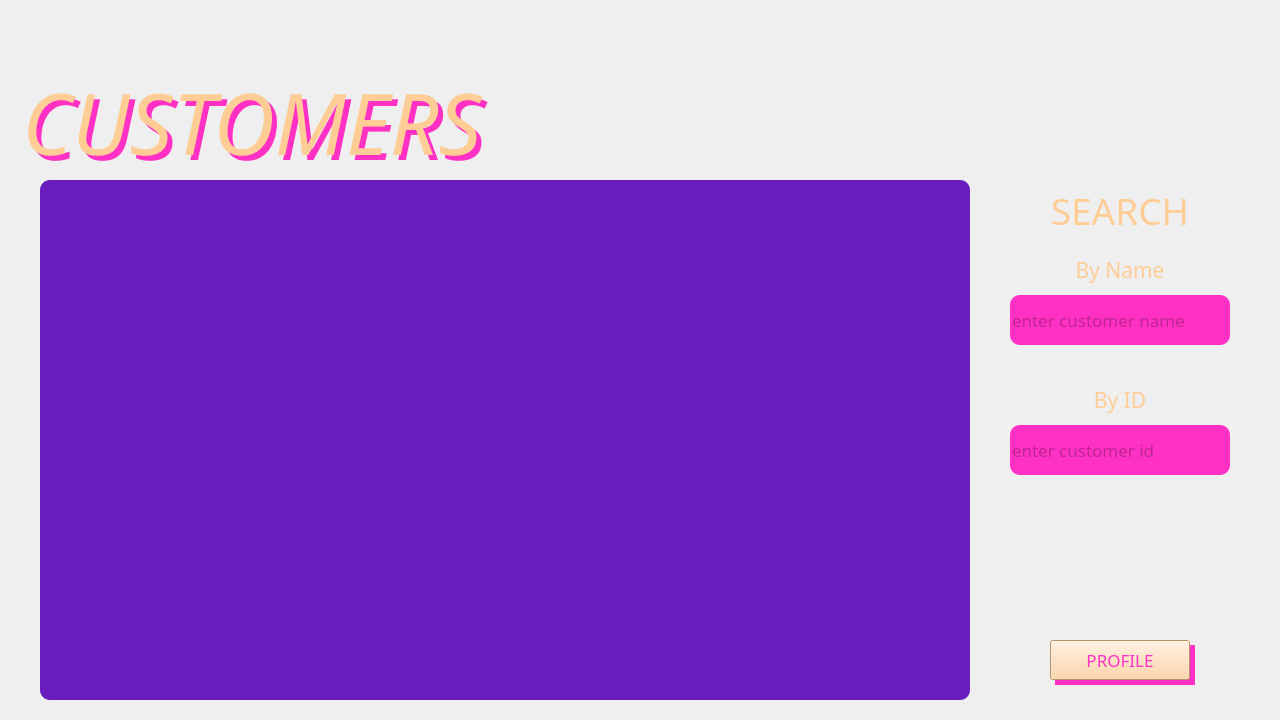
<?xml version="1.0" encoding="UTF-8"?>
<ui version="4.0">
 <class>employeeCustomers</class>
 <widget class="QMainWindow" name="employeeCustomers">
  <property name="geometry">
   <rect>
    <x>0</x>
    <y>0</y>
    <width>1280</width>
    <height>720</height>
   </rect>
  </property>
  <property name="windowTitle">
   <string>Customers</string>
  </property>
  <widget class="QWidget" name="centralwidget">
   <widget class="QLabel" name="labelBackground">
    <property name="geometry">
     <rect>
      <x>0</x>
      <y>0</y>
      <width>1280</width>
      <height>720</height>
     </rect>
    </property>
    <property name="text">
     <string/>
    </property>
    <property name="pixmap">
     <pixmap>Images/Mesa de trabajo 1.png</pixmap><!--<a href="https://www.freepik.com/free-photos-vectors/background">Background vector created by pikisuperstar - www.freepik.com</a>-->
    </property>
    <property name="scaledContents">
     <bool>true</bool>
    </property>
   </widget>
   <widget class="QLabel" name="labelCustomers">
    <property name="geometry">
     <rect>
      <x>0</x>
      <y>50</y>
      <width>1280</width>
      <height>130</height>
     </rect>
    </property>
    <property name="palette">
     <palette>
      <active>
       <colorrole role="WindowText">
        <brush brushstyle="SolidPattern">
         <color alpha="255">
          <red>254</red>
          <green>205</green>
          <blue>150</blue>
         </color>
        </brush>
       </colorrole>
      </active>
      <inactive>
       <colorrole role="WindowText">
        <brush brushstyle="SolidPattern">
         <color alpha="255">
          <red>254</red>
          <green>205</green>
          <blue>150</blue>
         </color>
        </brush>
       </colorrole>
      </inactive>
      <disabled>
       <colorrole role="WindowText">
        <brush brushstyle="SolidPattern">
         <color alpha="255">
          <red>120</red>
          <green>120</green>
          <blue>120</blue>
         </color>
        </brush>
       </colorrole>
      </disabled>
     </palette>
    </property>
    <property name="font">
     <font>
      <family>Josefin Sans SemiBold</family>
      <pointsize>64</pointsize>
      <weight>50</weight>
      <italic>true</italic>
      <bold>false</bold>
      <kerning>true</kerning>
     </font>
    </property>
    <property name="text">
     <string> CUSTOMERS </string>
    </property>
    <property name="scaledContents">
     <bool>false</bool>
    </property>
    <property name="alignment">
     <set>Qt::AlignBottom|Qt::AlignLeading|Qt::AlignLeft</set>
    </property>
   </widget>
   <widget class="QLabel" name="labelCustomersShadow">
    <property name="geometry">
     <rect>
      <x>5</x>
      <y>55</y>
      <width>1280</width>
      <height>130</height>
     </rect>
    </property>
    <property name="palette">
     <palette>
      <active>
       <colorrole role="WindowText">
        <brush brushstyle="SolidPattern">
         <color alpha="255">
          <red>255</red>
          <green>49</green>
          <blue>196</blue>
         </color>
        </brush>
       </colorrole>
      </active>
      <inactive>
       <colorrole role="WindowText">
        <brush brushstyle="SolidPattern">
         <color alpha="255">
          <red>255</red>
          <green>49</green>
          <blue>196</blue>
         </color>
        </brush>
       </colorrole>
      </inactive>
      <disabled>
       <colorrole role="WindowText">
        <brush brushstyle="SolidPattern">
         <color alpha="255">
          <red>120</red>
          <green>120</green>
          <blue>120</blue>
         </color>
        </brush>
       </colorrole>
      </disabled>
     </palette>
    </property>
    <property name="font">
     <font>
      <family>Josefin Sans SemiBold</family>
      <pointsize>64</pointsize>
      <weight>50</weight>
      <italic>true</italic>
      <bold>false</bold>
      <kerning>true</kerning>
     </font>
    </property>
    <property name="text">
     <string> CUSTOMERS </string>
    </property>
    <property name="scaledContents">
     <bool>false</bool>
    </property>
    <property name="alignment">
     <set>Qt::AlignBottom|Qt::AlignLeading|Qt::AlignLeft</set>
    </property>
   </widget>
   <widget class="QPushButton" name="pushButtonProfile">
    <property name="geometry">
     <rect>
      <x>1050</x>
      <y>640</y>
      <width>140</width>
      <height>40</height>
     </rect>
    </property>
    <property name="palette">
     <palette>
      <active>
       <colorrole role="WindowText">
        <brush brushstyle="SolidPattern">
         <color alpha="255">
          <red>255</red>
          <green>49</green>
          <blue>196</blue>
         </color>
        </brush>
       </colorrole>
       <colorrole role="Button">
        <brush brushstyle="SolidPattern">
         <color alpha="255">
          <red>254</red>
          <green>205</green>
          <blue>150</blue>
         </color>
        </brush>
       </colorrole>
       <colorrole role="Text">
        <brush brushstyle="SolidPattern">
         <color alpha="255">
          <red>255</red>
          <green>49</green>
          <blue>196</blue>
         </color>
        </brush>
       </colorrole>
       <colorrole role="ButtonText">
        <brush brushstyle="SolidPattern">
         <color alpha="255">
          <red>255</red>
          <green>49</green>
          <blue>196</blue>
         </color>
        </brush>
       </colorrole>
       <colorrole role="Base">
        <brush brushstyle="SolidPattern">
         <color alpha="255">
          <red>254</red>
          <green>205</green>
          <blue>150</blue>
         </color>
        </brush>
       </colorrole>
       <colorrole role="Window">
        <brush brushstyle="SolidPattern">
         <color alpha="255">
          <red>254</red>
          <green>205</green>
          <blue>150</blue>
         </color>
        </brush>
       </colorrole>
       <colorrole role="PlaceholderText">
        <brush brushstyle="SolidPattern">
         <color alpha="128">
          <red>255</red>
          <green>49</green>
          <blue>196</blue>
         </color>
        </brush>
       </colorrole>
      </active>
      <inactive>
       <colorrole role="WindowText">
        <brush brushstyle="SolidPattern">
         <color alpha="255">
          <red>255</red>
          <green>49</green>
          <blue>196</blue>
         </color>
        </brush>
       </colorrole>
       <colorrole role="Button">
        <brush brushstyle="SolidPattern">
         <color alpha="255">
          <red>254</red>
          <green>205</green>
          <blue>150</blue>
         </color>
        </brush>
       </colorrole>
       <colorrole role="Text">
        <brush brushstyle="SolidPattern">
         <color alpha="255">
          <red>255</red>
          <green>49</green>
          <blue>196</blue>
         </color>
        </brush>
       </colorrole>
       <colorrole role="ButtonText">
        <brush brushstyle="SolidPattern">
         <color alpha="255">
          <red>255</red>
          <green>49</green>
          <blue>196</blue>
         </color>
        </brush>
       </colorrole>
       <colorrole role="Base">
        <brush brushstyle="SolidPattern">
         <color alpha="255">
          <red>254</red>
          <green>205</green>
          <blue>150</blue>
         </color>
        </brush>
       </colorrole>
       <colorrole role="Window">
        <brush brushstyle="SolidPattern">
         <color alpha="255">
          <red>254</red>
          <green>205</green>
          <blue>150</blue>
         </color>
        </brush>
       </colorrole>
       <colorrole role="PlaceholderText">
        <brush brushstyle="SolidPattern">
         <color alpha="128">
          <red>255</red>
          <green>49</green>
          <blue>196</blue>
         </color>
        </brush>
       </colorrole>
      </inactive>
      <disabled>
       <colorrole role="WindowText">
        <brush brushstyle="SolidPattern">
         <color alpha="255">
          <red>120</red>
          <green>120</green>
          <blue>120</blue>
         </color>
        </brush>
       </colorrole>
       <colorrole role="Button">
        <brush brushstyle="SolidPattern">
         <color alpha="255">
          <red>254</red>
          <green>205</green>
          <blue>150</blue>
         </color>
        </brush>
       </colorrole>
       <colorrole role="Text">
        <brush brushstyle="SolidPattern">
         <color alpha="255">
          <red>120</red>
          <green>120</green>
          <blue>120</blue>
         </color>
        </brush>
       </colorrole>
       <colorrole role="ButtonText">
        <brush brushstyle="SolidPattern">
         <color alpha="255">
          <red>120</red>
          <green>120</green>
          <blue>120</blue>
         </color>
        </brush>
       </colorrole>
       <colorrole role="Base">
        <brush brushstyle="SolidPattern">
         <color alpha="255">
          <red>254</red>
          <green>205</green>
          <blue>150</blue>
         </color>
        </brush>
       </colorrole>
       <colorrole role="Window">
        <brush brushstyle="SolidPattern">
         <color alpha="255">
          <red>254</red>
          <green>205</green>
          <blue>150</blue>
         </color>
        </brush>
       </colorrole>
       <colorrole role="PlaceholderText">
        <brush brushstyle="SolidPattern">
         <color alpha="128">
          <red>0</red>
          <green>0</green>
          <blue>0</blue>
         </color>
        </brush>
       </colorrole>
      </disabled>
     </palette>
    </property>
    <property name="font">
     <font>
      <family>Josefin Sans</family>
      <pointsize>13</pointsize>
     </font>
    </property>
    <property name="styleSheet">
     <string notr="true">background-color: rgb(254, 205, 150);</string>
    </property>
    <property name="text">
     <string>PROFILE</string>
    </property>
    <property name="checkable">
     <bool>false</bool>
    </property>
   </widget>
   <widget class="QLabel" name="labelPushButtonProfileShadow">
    <property name="geometry">
     <rect>
      <x>1055</x>
      <y>645</y>
      <width>140</width>
      <height>40</height>
     </rect>
    </property>
    <property name="styleSheet">
     <string notr="true">background-color: rgb(255, 49, 196);</string>
    </property>
    <property name="text">
     <string/>
    </property>
   </widget>
   <widget class="QTableWidget" name="tableWidgetCustomers">
    <property name="enabled">
     <bool>true</bool>
    </property>
    <property name="geometry">
     <rect>
      <x>40</x>
      <y>180</y>
      <width>930</width>
      <height>520</height>
     </rect>
    </property>
    <property name="palette">
     <palette>
      <active>
       <colorrole role="WindowText">
        <brush brushstyle="SolidPattern">
         <color alpha="255">
          <red>151</red>
          <green>250</green>
          <blue>252</blue>
         </color>
        </brush>
       </colorrole>
       <colorrole role="Button">
        <brush brushstyle="SolidPattern">
         <color alpha="255">
          <red>103</red>
          <green>30</green>
          <blue>189</blue>
         </color>
        </brush>
       </colorrole>
       <colorrole role="Text">
        <brush brushstyle="SolidPattern">
         <color alpha="255">
          <red>151</red>
          <green>250</green>
          <blue>252</blue>
         </color>
        </brush>
       </colorrole>
       <colorrole role="ButtonText">
        <brush brushstyle="SolidPattern">
         <color alpha="255">
          <red>151</red>
          <green>250</green>
          <blue>252</blue>
         </color>
        </brush>
       </colorrole>
       <colorrole role="Base">
        <brush brushstyle="SolidPattern">
         <color alpha="255">
          <red>103</red>
          <green>30</green>
          <blue>189</blue>
         </color>
        </brush>
       </colorrole>
       <colorrole role="Window">
        <brush brushstyle="SolidPattern">
         <color alpha="255">
          <red>103</red>
          <green>30</green>
          <blue>189</blue>
         </color>
        </brush>
       </colorrole>
       <colorrole role="ToolTipText">
        <brush brushstyle="SolidPattern">
         <color alpha="255">
          <red>151</red>
          <green>250</green>
          <blue>252</blue>
         </color>
        </brush>
       </colorrole>
       <colorrole role="PlaceholderText">
        <brush brushstyle="SolidPattern">
         <color alpha="128">
          <red>151</red>
          <green>250</green>
          <blue>252</blue>
         </color>
        </brush>
       </colorrole>
      </active>
      <inactive>
       <colorrole role="WindowText">
        <brush brushstyle="SolidPattern">
         <color alpha="255">
          <red>151</red>
          <green>250</green>
          <blue>252</blue>
         </color>
        </brush>
       </colorrole>
       <colorrole role="Button">
        <brush brushstyle="SolidPattern">
         <color alpha="255">
          <red>103</red>
          <green>30</green>
          <blue>189</blue>
         </color>
        </brush>
       </colorrole>
       <colorrole role="Text">
        <brush brushstyle="SolidPattern">
         <color alpha="255">
          <red>151</red>
          <green>250</green>
          <blue>252</blue>
         </color>
        </brush>
       </colorrole>
       <colorrole role="ButtonText">
        <brush brushstyle="SolidPattern">
         <color alpha="255">
          <red>151</red>
          <green>250</green>
          <blue>252</blue>
         </color>
        </brush>
       </colorrole>
       <colorrole role="Base">
        <brush brushstyle="SolidPattern">
         <color alpha="255">
          <red>103</red>
          <green>30</green>
          <blue>189</blue>
         </color>
        </brush>
       </colorrole>
       <colorrole role="Window">
        <brush brushstyle="SolidPattern">
         <color alpha="255">
          <red>103</red>
          <green>30</green>
          <blue>189</blue>
         </color>
        </brush>
       </colorrole>
       <colorrole role="ToolTipText">
        <brush brushstyle="SolidPattern">
         <color alpha="255">
          <red>151</red>
          <green>250</green>
          <blue>252</blue>
         </color>
        </brush>
       </colorrole>
       <colorrole role="PlaceholderText">
        <brush brushstyle="SolidPattern">
         <color alpha="128">
          <red>151</red>
          <green>250</green>
          <blue>252</blue>
         </color>
        </brush>
       </colorrole>
      </inactive>
      <disabled>
       <colorrole role="WindowText">
        <brush brushstyle="SolidPattern">
         <color alpha="255">
          <red>120</red>
          <green>120</green>
          <blue>120</blue>
         </color>
        </brush>
       </colorrole>
       <colorrole role="Button">
        <brush brushstyle="SolidPattern">
         <color alpha="255">
          <red>103</red>
          <green>30</green>
          <blue>189</blue>
         </color>
        </brush>
       </colorrole>
       <colorrole role="Text">
        <brush brushstyle="SolidPattern">
         <color alpha="255">
          <red>120</red>
          <green>120</green>
          <blue>120</blue>
         </color>
        </brush>
       </colorrole>
       <colorrole role="ButtonText">
        <brush brushstyle="SolidPattern">
         <color alpha="255">
          <red>120</red>
          <green>120</green>
          <blue>120</blue>
         </color>
        </brush>
       </colorrole>
       <colorrole role="Base">
        <brush brushstyle="SolidPattern">
         <color alpha="255">
          <red>103</red>
          <green>30</green>
          <blue>189</blue>
         </color>
        </brush>
       </colorrole>
       <colorrole role="Window">
        <brush brushstyle="SolidPattern">
         <color alpha="255">
          <red>103</red>
          <green>30</green>
          <blue>189</blue>
         </color>
        </brush>
       </colorrole>
       <colorrole role="ToolTipText">
        <brush brushstyle="SolidPattern">
         <color alpha="255">
          <red>151</red>
          <green>250</green>
          <blue>252</blue>
         </color>
        </brush>
       </colorrole>
       <colorrole role="PlaceholderText">
        <brush brushstyle="SolidPattern">
         <color alpha="128">
          <red>0</red>
          <green>0</green>
          <blue>0</blue>
         </color>
        </brush>
       </colorrole>
      </disabled>
     </palette>
    </property>
    <property name="font">
     <font>
      <family>Josefin Sans</family>
      <pointsize>13</pointsize>
     </font>
    </property>
    <property name="mouseTracking">
     <bool>true</bool>
    </property>
    <property name="styleSheet">
     <string notr="true">background-color: rgb(103, 30, 189);
border-radius: 10px</string>
    </property>
    <property name="lineWidth">
     <number>5</number>
    </property>
    <property name="sizeAdjustPolicy">
     <enum>QAbstractScrollArea::AdjustToContentsOnFirstShow</enum>
    </property>
    <property name="editTriggers">
     <set>QAbstractItemView::NoEditTriggers</set>
    </property>
    <property name="gridStyle">
     <enum>Qt::NoPen</enum>
    </property>
    <property name="wordWrap">
     <bool>true</bool>
    </property>
    <property name="cornerButtonEnabled">
     <bool>true</bool>
    </property>
   </widget>
   <widget class="QLabel" name="labelSearch">
    <property name="geometry">
     <rect>
      <x>1010</x>
      <y>180</y>
      <width>220</width>
      <height>61</height>
     </rect>
    </property>
    <property name="font">
     <font>
      <family>Josefin Sans</family>
      <pointsize>28</pointsize>
     </font>
    </property>
    <property name="styleSheet">
     <string notr="true">color: rgb(254, 205, 150);</string>
    </property>
    <property name="text">
     <string> SEARCH </string>
    </property>
    <property name="alignment">
     <set>Qt::AlignCenter</set>
    </property>
   </widget>
   <widget class="QLabel" name="labelByName">
    <property name="geometry">
     <rect>
      <x>1010</x>
      <y>250</y>
      <width>220</width>
      <height>40</height>
     </rect>
    </property>
    <property name="font">
     <font>
      <family>Josefin Sans SemiBold</family>
      <pointsize>16</pointsize>
      <weight>50</weight>
      <bold>false</bold>
     </font>
    </property>
    <property name="styleSheet">
     <string notr="true">color: rgb(254, 205, 150);</string>
    </property>
    <property name="text">
     <string>By Name</string>
    </property>
    <property name="alignment">
     <set>Qt::AlignCenter</set>
    </property>
   </widget>
   <widget class="QLabel" name="labelById">
    <property name="geometry">
     <rect>
      <x>1010</x>
      <y>380</y>
      <width>220</width>
      <height>40</height>
     </rect>
    </property>
    <property name="font">
     <font>
      <family>Josefin Sans SemiBold</family>
      <pointsize>16</pointsize>
      <weight>50</weight>
      <bold>false</bold>
     </font>
    </property>
    <property name="styleSheet">
     <string notr="true">color: rgb(254, 205, 150);</string>
    </property>
    <property name="text">
     <string>By ID</string>
    </property>
    <property name="alignment">
     <set>Qt::AlignCenter</set>
    </property>
   </widget>
   <widget class="QLineEdit" name="lineEditSearchByName">
    <property name="geometry">
     <rect>
      <x>1010</x>
      <y>295</y>
      <width>220</width>
      <height>50</height>
     </rect>
    </property>
    <property name="palette">
     <palette>
      <active>
       <colorrole role="WindowText">
        <brush brushstyle="SolidPattern">
         <color alpha="255">
          <red>127</red>
          <green>24</green>
          <blue>98</blue>
         </color>
        </brush>
       </colorrole>
       <colorrole role="Button">
        <brush brushstyle="SolidPattern">
         <color alpha="255">
          <red>255</red>
          <green>49</green>
          <blue>196</blue>
         </color>
        </brush>
       </colorrole>
       <colorrole role="Text">
        <brush brushstyle="SolidPattern">
         <color alpha="255">
          <red>127</red>
          <green>24</green>
          <blue>98</blue>
         </color>
        </brush>
       </colorrole>
       <colorrole role="ButtonText">
        <brush brushstyle="SolidPattern">
         <color alpha="255">
          <red>127</red>
          <green>24</green>
          <blue>98</blue>
         </color>
        </brush>
       </colorrole>
       <colorrole role="Base">
        <brush brushstyle="SolidPattern">
         <color alpha="255">
          <red>255</red>
          <green>49</green>
          <blue>196</blue>
         </color>
        </brush>
       </colorrole>
       <colorrole role="Window">
        <brush brushstyle="SolidPattern">
         <color alpha="255">
          <red>255</red>
          <green>49</green>
          <blue>196</blue>
         </color>
        </brush>
       </colorrole>
       <colorrole role="PlaceholderText">
        <brush brushstyle="SolidPattern">
         <color alpha="128">
          <red>127</red>
          <green>24</green>
          <blue>98</blue>
         </color>
        </brush>
       </colorrole>
      </active>
      <inactive>
       <colorrole role="WindowText">
        <brush brushstyle="SolidPattern">
         <color alpha="255">
          <red>127</red>
          <green>24</green>
          <blue>98</blue>
         </color>
        </brush>
       </colorrole>
       <colorrole role="Button">
        <brush brushstyle="SolidPattern">
         <color alpha="255">
          <red>255</red>
          <green>49</green>
          <blue>196</blue>
         </color>
        </brush>
       </colorrole>
       <colorrole role="Text">
        <brush brushstyle="SolidPattern">
         <color alpha="255">
          <red>127</red>
          <green>24</green>
          <blue>98</blue>
         </color>
        </brush>
       </colorrole>
       <colorrole role="ButtonText">
        <brush brushstyle="SolidPattern">
         <color alpha="255">
          <red>127</red>
          <green>24</green>
          <blue>98</blue>
         </color>
        </brush>
       </colorrole>
       <colorrole role="Base">
        <brush brushstyle="SolidPattern">
         <color alpha="255">
          <red>255</red>
          <green>49</green>
          <blue>196</blue>
         </color>
        </brush>
       </colorrole>
       <colorrole role="Window">
        <brush brushstyle="SolidPattern">
         <color alpha="255">
          <red>255</red>
          <green>49</green>
          <blue>196</blue>
         </color>
        </brush>
       </colorrole>
       <colorrole role="PlaceholderText">
        <brush brushstyle="SolidPattern">
         <color alpha="128">
          <red>127</red>
          <green>24</green>
          <blue>98</blue>
         </color>
        </brush>
       </colorrole>
      </inactive>
      <disabled>
       <colorrole role="WindowText">
        <brush brushstyle="SolidPattern">
         <color alpha="255">
          <red>120</red>
          <green>120</green>
          <blue>120</blue>
         </color>
        </brush>
       </colorrole>
       <colorrole role="Button">
        <brush brushstyle="SolidPattern">
         <color alpha="255">
          <red>255</red>
          <green>49</green>
          <blue>196</blue>
         </color>
        </brush>
       </colorrole>
       <colorrole role="Text">
        <brush brushstyle="SolidPattern">
         <color alpha="255">
          <red>120</red>
          <green>120</green>
          <blue>120</blue>
         </color>
        </brush>
       </colorrole>
       <colorrole role="ButtonText">
        <brush brushstyle="SolidPattern">
         <color alpha="255">
          <red>120</red>
          <green>120</green>
          <blue>120</blue>
         </color>
        </brush>
       </colorrole>
       <colorrole role="Base">
        <brush brushstyle="SolidPattern">
         <color alpha="255">
          <red>255</red>
          <green>49</green>
          <blue>196</blue>
         </color>
        </brush>
       </colorrole>
       <colorrole role="Window">
        <brush brushstyle="SolidPattern">
         <color alpha="255">
          <red>255</red>
          <green>49</green>
          <blue>196</blue>
         </color>
        </brush>
       </colorrole>
       <colorrole role="PlaceholderText">
        <brush brushstyle="SolidPattern">
         <color alpha="128">
          <red>0</red>
          <green>0</green>
          <blue>0</blue>
         </color>
        </brush>
       </colorrole>
      </disabled>
     </palette>
    </property>
    <property name="font">
     <font>
      <family>Josefin Sans</family>
      <pointsize>13</pointsize>
     </font>
    </property>
    <property name="styleSheet">
     <string notr="true">background-color: rgb(255, 49, 196);
border-color: rgb(254, 205, 150);
border-radius: 10px</string>
    </property>
    <property name="placeholderText">
     <string>enter customer name</string>
    </property>
    <property name="clearButtonEnabled">
     <bool>false</bool>
    </property>
   </widget>
   <widget class="QLineEdit" name="lineEditSearchById">
    <property name="geometry">
     <rect>
      <x>1010</x>
      <y>425</y>
      <width>220</width>
      <height>50</height>
     </rect>
    </property>
    <property name="palette">
     <palette>
      <active>
       <colorrole role="WindowText">
        <brush brushstyle="SolidPattern">
         <color alpha="255">
          <red>127</red>
          <green>24</green>
          <blue>98</blue>
         </color>
        </brush>
       </colorrole>
       <colorrole role="Button">
        <brush brushstyle="SolidPattern">
         <color alpha="255">
          <red>255</red>
          <green>49</green>
          <blue>196</blue>
         </color>
        </brush>
       </colorrole>
       <colorrole role="Text">
        <brush brushstyle="SolidPattern">
         <color alpha="255">
          <red>127</red>
          <green>24</green>
          <blue>98</blue>
         </color>
        </brush>
       </colorrole>
       <colorrole role="ButtonText">
        <brush brushstyle="SolidPattern">
         <color alpha="255">
          <red>127</red>
          <green>24</green>
          <blue>98</blue>
         </color>
        </brush>
       </colorrole>
       <colorrole role="Base">
        <brush brushstyle="SolidPattern">
         <color alpha="255">
          <red>255</red>
          <green>49</green>
          <blue>196</blue>
         </color>
        </brush>
       </colorrole>
       <colorrole role="Window">
        <brush brushstyle="SolidPattern">
         <color alpha="255">
          <red>255</red>
          <green>49</green>
          <blue>196</blue>
         </color>
        </brush>
       </colorrole>
       <colorrole role="PlaceholderText">
        <brush brushstyle="SolidPattern">
         <color alpha="128">
          <red>127</red>
          <green>24</green>
          <blue>98</blue>
         </color>
        </brush>
       </colorrole>
      </active>
      <inactive>
       <colorrole role="WindowText">
        <brush brushstyle="SolidPattern">
         <color alpha="255">
          <red>127</red>
          <green>24</green>
          <blue>98</blue>
         </color>
        </brush>
       </colorrole>
       <colorrole role="Button">
        <brush brushstyle="SolidPattern">
         <color alpha="255">
          <red>255</red>
          <green>49</green>
          <blue>196</blue>
         </color>
        </brush>
       </colorrole>
       <colorrole role="Text">
        <brush brushstyle="SolidPattern">
         <color alpha="255">
          <red>127</red>
          <green>24</green>
          <blue>98</blue>
         </color>
        </brush>
       </colorrole>
       <colorrole role="ButtonText">
        <brush brushstyle="SolidPattern">
         <color alpha="255">
          <red>127</red>
          <green>24</green>
          <blue>98</blue>
         </color>
        </brush>
       </colorrole>
       <colorrole role="Base">
        <brush brushstyle="SolidPattern">
         <color alpha="255">
          <red>255</red>
          <green>49</green>
          <blue>196</blue>
         </color>
        </brush>
       </colorrole>
       <colorrole role="Window">
        <brush brushstyle="SolidPattern">
         <color alpha="255">
          <red>255</red>
          <green>49</green>
          <blue>196</blue>
         </color>
        </brush>
       </colorrole>
       <colorrole role="PlaceholderText">
        <brush brushstyle="SolidPattern">
         <color alpha="128">
          <red>127</red>
          <green>24</green>
          <blue>98</blue>
         </color>
        </brush>
       </colorrole>
      </inactive>
      <disabled>
       <colorrole role="WindowText">
        <brush brushstyle="SolidPattern">
         <color alpha="255">
          <red>120</red>
          <green>120</green>
          <blue>120</blue>
         </color>
        </brush>
       </colorrole>
       <colorrole role="Button">
        <brush brushstyle="SolidPattern">
         <color alpha="255">
          <red>255</red>
          <green>49</green>
          <blue>196</blue>
         </color>
        </brush>
       </colorrole>
       <colorrole role="Text">
        <brush brushstyle="SolidPattern">
         <color alpha="255">
          <red>120</red>
          <green>120</green>
          <blue>120</blue>
         </color>
        </brush>
       </colorrole>
       <colorrole role="ButtonText">
        <brush brushstyle="SolidPattern">
         <color alpha="255">
          <red>120</red>
          <green>120</green>
          <blue>120</blue>
         </color>
        </brush>
       </colorrole>
       <colorrole role="Base">
        <brush brushstyle="SolidPattern">
         <color alpha="255">
          <red>255</red>
          <green>49</green>
          <blue>196</blue>
         </color>
        </brush>
       </colorrole>
       <colorrole role="Window">
        <brush brushstyle="SolidPattern">
         <color alpha="255">
          <red>255</red>
          <green>49</green>
          <blue>196</blue>
         </color>
        </brush>
       </colorrole>
       <colorrole role="PlaceholderText">
        <brush brushstyle="SolidPattern">
         <color alpha="128">
          <red>0</red>
          <green>0</green>
          <blue>0</blue>
         </color>
        </brush>
       </colorrole>
      </disabled>
     </palette>
    </property>
    <property name="font">
     <font>
      <family>Josefin Sans</family>
      <pointsize>13</pointsize>
     </font>
    </property>
    <property name="styleSheet">
     <string notr="true">background-color: rgb(255, 49, 196);
border-color: rgb(254, 205, 150);
border-radius: 10px</string>
    </property>
    <property name="placeholderText">
     <string>enter customer id</string>
    </property>
   </widget>
   <zorder>labelBackground</zorder>
   <zorder>labelPushButtonProfileShadow</zorder>
   <zorder>labelCustomersShadow</zorder>
   <zorder>labelCustomers</zorder>
   <zorder>pushButtonProfile</zorder>
   <zorder>tableWidgetCustomers</zorder>
   <zorder>labelSearch</zorder>
   <zorder>labelByName</zorder>
   <zorder>labelById</zorder>
   <zorder>lineEditSearchByName</zorder>
   <zorder>lineEditSearchById</zorder>
  </widget>
 </widget>
 <resources>
  <include location="Images/images.qrc"/>
 </resources>
 <connections/>
</ui>
